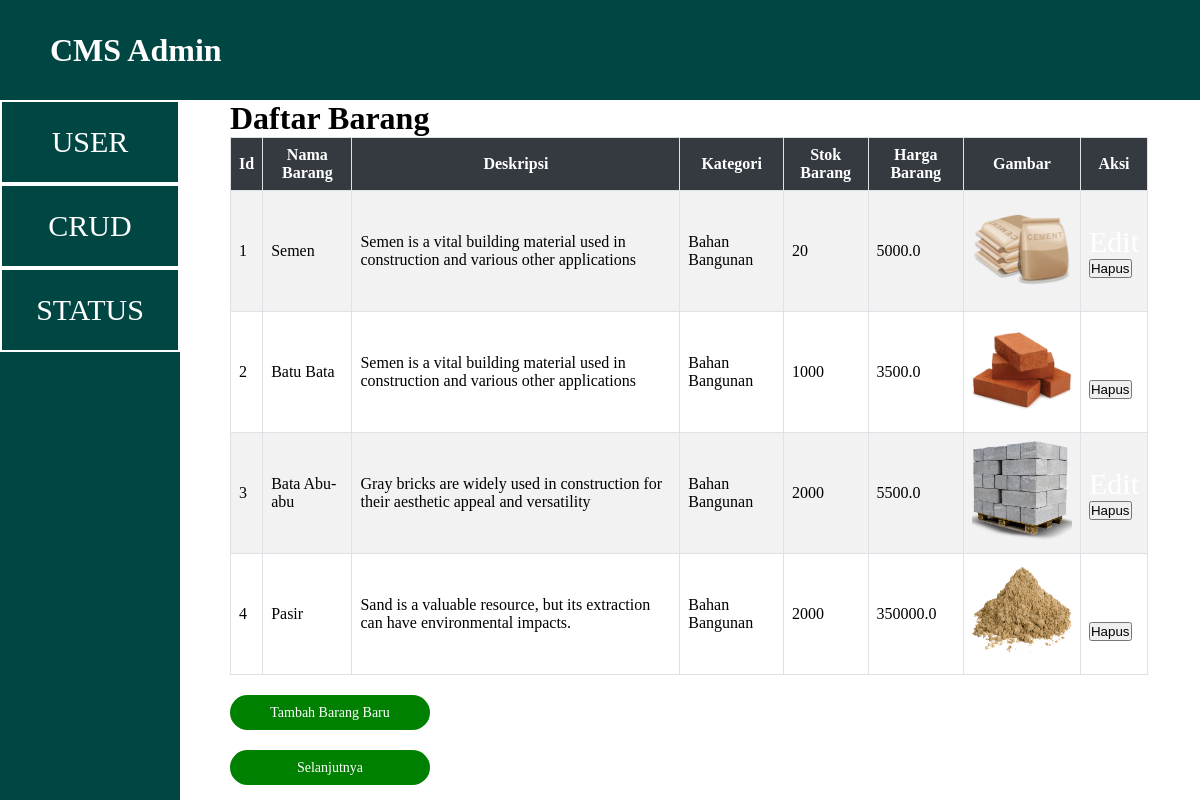
Page /admin_crud on the earlier database version.
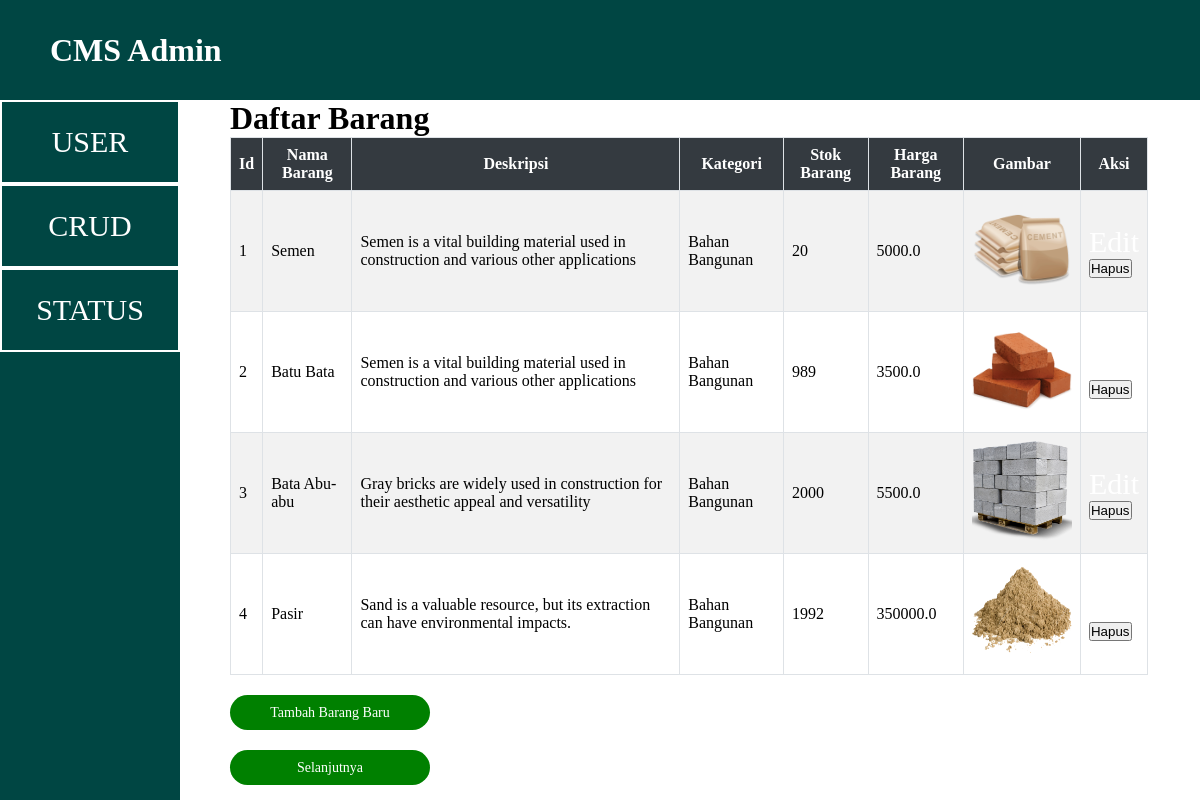
Same page on the later database version.
### models/product.py (models this page shows)
class Product(db.Model):
    __tablename__ = 'product'
    id_product = db.Column(db.Integer, primary_key=True)
    name = db.Column(db.String(100))
    desc = db.Column(db.String(100))
    category = db.Column(db.String(100))
    quantityInStock = db.Column(db.Integer)
    price = db.Column(db.Float)
    picture = db.Column(db.String(100))

### app.py (the view)
@app.route("/admin_crud")
def admin_crud():
    barang_list = Product.query.all()
    return render_template('admin_crud.html', barang_list=barang_list)

### templates/admin_crud.html (shortened to what this page needs)
<!DOCTYPE html>
<html lang="en">
<head>
    <link rel="stylesheet" type="text/css" href="{{ url_for('static', filename='css/crud_admin.css') }}">
</head>
<body>
    <div class="navbar">
        <h1>CMS Admin</h1>
    </div>
    <div class="container">
        <div class="bar-left">
            <div class="nav-user">
                <a href="{{ url_for('admin_user') }}">USER</a>
            </div>
            <div class="nav-user">
                <a href="{{ url_for('admin_crud') }}">CRUD</a>
            </div>
            <div class="nav-user">
                <a href="{{ url_for('admin_status') }}">STATUS</a>
            </div>
        </div>
        <div class="bar-right">
            <h1>Daftar Barang</h1>
            <table>
                <tr>
                    <th>Id</th>
                    <th>Nama Barang</th>
                    <th>Deskripsi</th>
                    <th>Kategori</th>
                    <th>Stok Barang</th>
                    <th>Harga Barang</th>
                    <th>Gambar</th>
                    <th>Aksi</th>
                </tr>
                {% set items_per_page = 4 %}
                {% set offset = request.args.get('offset', 0) | int %}
                {% set start = offset %}
                {% set end = offset + items_per_page %}
                {% for barang in barang_list[start:end] %}
                <tr>
                    <td>{{ barang.id_product }}</td>
                    <td>{{ barang.name }}</td>
                    <td>{{ barang.desc }}</td>
                    <td>{{ barang.category }}</td>
                    <td>{{ barang.quantityInStock }}</td>
                    <td>{{ barang.price }}</td>
                    <td><img src="{{ url_for('static', filename='unggah/'+ barang.picture) }}" width="100" height="100"></td>
                    <td>
                        <a href="/edit/{{ barang.id_product }}">Edit</a>
                        <form method="POST" action="/delete/{{ barang.id_product }}" onsubmit="return confirm('Are you sure you want to delete this item?');">
                            <button type="submit">Hapus</button>
                        </form>
                    </td>
                </tr>
                {% endfor %}
            </table>
            <div class="button-main">
                <a class="button-1" href="/add">Tambah Barang Baru</a>
                {% if end < barang_list|length %}
                <a class="button" href="{{ url_for('admin_crud', offset=end) }}">Selanjutnya</a>
                {% endif %}
            </div>
        </div>
    </div>
</body>
</html>

### static/css/crud_admin.css (style rules this page uses)
* { padding: 0; margin: 0; }
.navbar { display: flex; align-items: center; color: white; background-color: #004643; height: 100px; width: 100%; }
h1 { margin-left: 50px; }
.container { display: flex; width: 100%; height: 700px; }
.bar-left { width: 15%; background-color: #004643; }
.nav-user { background-color: #004643; height: 80px; align-items: center; display: flex; justify-content: center; border: 2px solid white; }
a { color: white; font-size: 30px; text-decoration: none; }
.bar-right { width: 85%; }
table { margin-left: 50px; border-collapse: collapse; width: 90%; }
th, td { border: 1px solid #dee2e6; padding: 8px; }
th { background-color: #343a40; color: #fff; font-weight: bold; }
tr:nth-child(even) { background-color: #f2f2f2; }
tr:nth-child(odd) { background-color: #fff; }
.button-main { margin-left: 50px; }
.button { border-radius: 20px; margin-top: 20px; width: 200px; height: 35px; background-color: green; }
a.button { display: flex; justify-content: center; align-items: center; font-size: 14px; }
.button-1 { border-radius: 20px; margin-top: 20px; margin-left: 0px; width: 200px; height: 35px; background-color: green; }
a.button-1 { display: flex; justify-content: center; align-items: center; font-size: 14px; }

Differences in the rows shown:
changed Product "Batu Bata": quantityInStock "1000" → "989"
changed Product "Pasir": quantityInStock "2000" → "1992"
